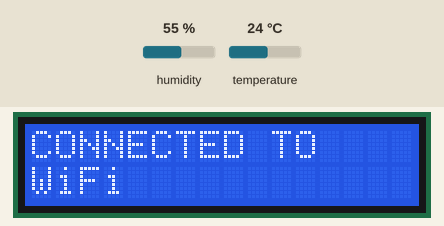
This sketch was run on a simulated ESP8266 (NodeMCU). On the bench: 16×2 character LCD. The test bench sets the inputs (shaded band); at power-on: humidity 55 %, temperature 24 °C. WiFi joins after 1.5 s; servers stay silent unless stated; uploads are accepted with an empty reply; what the sketch prints to the serial monitor is not drawn.

Above: at 1.7 s.
At 3.7 s:
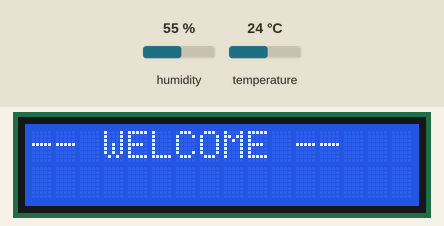
At 5.7 s:
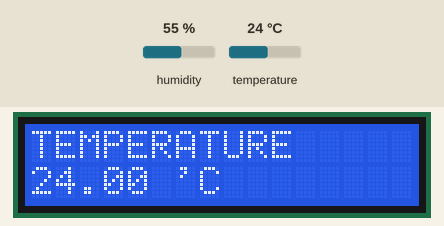
At 7.7 s:
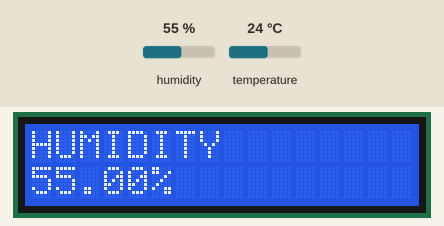
At 13.04 s:
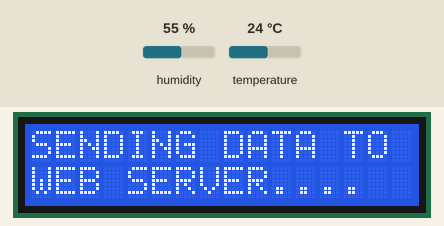
At 31.7 s:
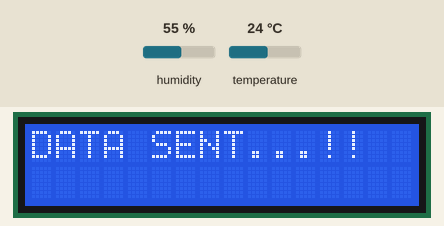

The sketch:

esp8266.ino
```cpp
#include <ESP8266WiFi.h>
#include <ESP8266HTTPClient.h>
#include <DHT.h>
#include <Wire.h>
#include <LiquidCrystal_I2C.h>

// WiFi credentials
const char* ssid = "ABC";
const char* password = "qwertyuiop";

// Server URL (replace with your Render URL)
const char* serverUrl = "https://iot-vgjm.onrender.com";

// DHT
#define DHTPIN D5
#define DHTTYPE DHT11
DHT dht(DHTPIN, DHTTYPE);

// LCD
LiquidCrystal_I2C lcd(0x27, 16, 2);

void setup() {
  Serial.begin(115200);
  dht.begin();

  // LCD init
  Wire.begin(D1, D2);
  lcd.init();
  lcd.backlight();

  // Connect to WiFi
  WiFi.begin(ssid, password);
  lcd.clear();
  lcd.setCursor(0, 0);
  lcd.print("CONNECTING TO");
  lcd.setCursor(0, 1);
  lcd.print("WiFi");
  delay(1000);
  while (WiFi.status() != WL_CONNECTED) {
    delay(500);
    lcd.print(".");
  }
  lcd.clear();
  lcd.setCursor(0, 0);
  lcd.print("CONNECTED TO");
  lcd.setCursor(0, 1);
  lcd.print("WiFi");
  delay(2000);

  // Welcome
  lcd.clear();
  lcd.setCursor(0, 0);
  lcd.print("-- WELCOME --");
  delay(2000);
}

void loop() {
  // Read DHT
  float temp = dht.readTemperature();
  float hum = dht.readHumidity();

  if (isnan(temp) || isnan(hum)) {
    Serial.println("Failed to read from DHT sensor!");
    return;
  }

  // Display Temp
  lcd.clear();
  lcd.setCursor(0, 0);
  lcd.print("TEMPERATURE");
  lcd.setCursor(0, 1);
  lcd.print(String(temp) + " 'C");
  delay(2000);

  // Display Hum
  lcd.clear();
  lcd.setCursor(0, 0);
  lcd.print("HUMIDITY");
  lcd.setCursor(0, 1);
  lcd.print(String(hum) + "%");
  delay(2000);

  // Fetch and display LCD text
  String lcdText = getLcdText();
  lcd.clear();
  lcd.setCursor(0, 0);
  lcd.print("SISTec DISPLAY");
  lcd.setCursor(0, 1);
  lcd.print(lcdText);
  delay(3000);

  // Send data
  lcd.clear();
  lcd.setCursor(0, 0);
  lcd.print("SENDING DATA TO");
  lcd.setCursor(0, 1);
  lcd.print("WEB SERVER....");
  sendData(temp, hum);
  lcd.clear();
  lcd.setCursor(0, 0);
  lcd.print("DATA SENT...!!");
  delay(1000);

  delay(10000); // Wait 10s before next loop
}

String getLcdText() {
  if (WiFi.status() == WL_CONNECTED) {
    WiFiClientSecure client;
    client.setInsecure(); // For HTTPS without cert check
    HTTPClient http;
    http.begin(client, String(serverUrl) + "/api/get-lcd-text");
    int httpCode = http.GET();
    if (httpCode > 0) {
      String payload = http.getString();
      http.end();
      return payload.length() > 16 ? payload.substring(0, 16) : payload;
    }
    http.end();
  }
  return "ERROR";
}

void sendData(float temp, float hum) {
  if (WiFi.status() == WL_CONNECTED) {
    WiFiClientSecure client;
    client.setInsecure();
    HTTPClient http;
    String url = String(serverUrl) + "/save-data?temp=" + String(temp) + "&hum=" + String(hum);
    http.begin(client, url);
    int httpCode = http.GET();
    if (httpCode > 0) {
      Serial.println("Data sent");
    }
    http.end();
  }
}
```

Measured:
- what the display in image 0 shows lasts 2.0 s, from 1.6 s to 3.6 s
- what the display in image 3 shows lasts 2.2 s, from 7.7 s to 9.9 s
